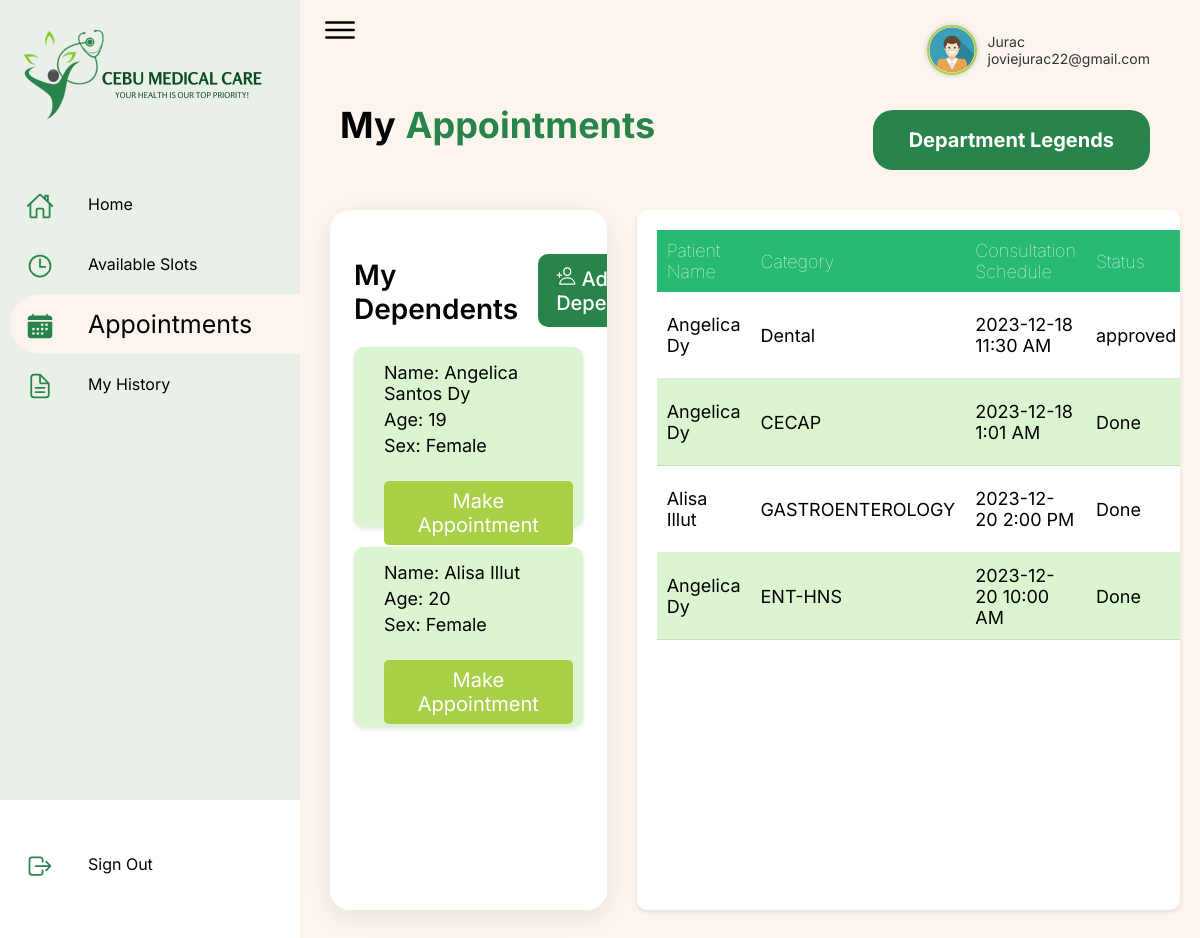
Page /user-side-panel/myAppointments.php (signed in) on the committed database.
### tables this page shows
CREATE TABLE IF NOT EXISTS `patients` (
  `patient_id` int NOT NULL AUTO_INCREMENT,
  `first_name` varchar(31) NOT NULL,
  `middle_name` varchar(31) NOT NULL,
  `last_name` varchar(31) NOT NULL,
  `extension_name` varchar(31) DEFAULT NULL,
  `birthdate` date NOT NULL,
  `sex` varchar(7) NOT NULL,
  `civil_status` varchar(255) DEFAULT NULL,
  `religion` varchar(31) NOT NULL,
  `nationality` varchar(31) NOT NULL,
  `occupation` varchar(63) NOT NULL,
  `phone_number` varchar(15) NOT NULL,
  `email` varchar(63) NOT NULL,
  `house_no` varchar(9) NOT NULL,
  `street` varchar(31) NOT NULL,
  `barangay` varchar(31) NOT NULL,
  `municipality` varchar(63) NOT NULL,
  `province` varchar(31) NOT NULL,
  `postal_code` int DEFAULT NULL,
  `spouse_name` varchar(63) NOT NULL,
  `spouse_address` varchar(255) NOT NULL,
  `fathers_name` varchar(63) NOT NULL,
  `mothers_maiden_name` varchar(63) NOT NULL,
  `createdAt` timestamp NOT NULL DEFAULT CURRENT_TIMESTAMP ON UPDATE CURRENT_TIMESTAMP,
  `updatedAt` datetime NOT NULL,
  `deletedAt` datetime DEFAULT NULL,
  `user_id` int DEFAULT NULL,
  PRIMARY KEY (`patient_id`),
  KEY `user_id` (`user_id`)
);

CREATE TABLE IF NOT EXISTS `appointments` (
  `appointment_id` int NOT NULL AUTO_INCREMENT,
  `queue_no` int NOT NULL,
  `patient_id` int NOT NULL,
  `category` varchar(63) NOT NULL,
  `day` date NOT NULL,
  `chief_complaint` varchar(255) NOT NULL,
  `stat` varchar(15) NOT NULL,
  `time` time NOT NULL,
  `createdAt` timestamp NOT NULL DEFAULT CURRENT_TIMESTAMP ON UPDATE CURRENT_TIMESTAMP,
  `updatedAt` datetime NOT NULL,
  `expiresAt` datetime NOT NULL,
  `user_id` int DEFAULT NULL,
  PRIMARY KEY (`appointment_id`),
  UNIQUE KEY `unique_queue_no` (`queue_no`),
  KEY `fk_user` (`user_id`)
);

### public/user-side-panel/myAppointments.php (the view, shortened to what this page needs)
<?php
include '../../php/connection.php';
?>
<!DOCTYPE html>
<html lang="en">
<head>
    <link rel="stylesheet" href="../../css/style.css">
    <link rel="stylesheet" href="../../css/myAppointments.css">
    <link rel="stylesheet" href="https://cdn.jsdelivr.net/npm/sweetalert2@11/dist/sweetalert2.min.css">
    <link rel="stylesheet" href="https://cdnjs.cloudflare.com/ajax/libs/font-awesome/6.5.1/css/all.min.css" />
</head>
<body>
    <div class="container">
        <div class="navigation">
            <ul>
                <li>
                    <a href="user_dashboard.php">
                        <div class="logo">
                            <img src="../../imgs/sidebarlogo.png" alt="">
                        </div>
                    </a>
                </li>
                <li>
                    <a href="user_dashboard.php">
                        <span class="icon">
                            <ion-icon name="home-outline"></ion-icon>
                        </span>
                        <span class="title">Home</span>
                    </a>
                </li>
                <li>
                    <a href="availableSlots.php">
                        <span class="icon">
                            <ion-icon name="time-outline"></ion-icon>
                        </span>
                        <span class="title">Available Slots</span>
                    </a>
                </li>
                <li style="background-color: #FBF5EE; font-size: 25px">
                    <a href="myAppointments.php">
                        <span class="icon">
                            <ion-icon name="calendar"></ion-icon>
                        </span>
                        <span class="title">Appointments</span>
                    </a>
                </li>
                <li>
                    <a href="myHistory.php">
                        <span class="icon">
                            <ion-icon name="document-text-outline"></ion-icon>
                        </span>
                        <span class="title">My History</span>
                    </a>
                </li>
                <li>
                    <a onclick="signoutClick(event)" id="logout">
                        <span class="icon">
                            <ion-icon name="log-out-outline"></ion-icon>
                        </span>
                        <span class="title">Sign Out</span>
                    </a>
                </li>
            </ul>
        </div>
        <div class="main">
            <div class="topbar">
                <div class="toggle">
                    <ion-icon name="menu-outline"></ion-icon>
                </div>
                <div class="user-dropdown">
                    <div class="user">
                        <?php
                        if ($_SESSION['sex'] === 'male') {
                            echo '<img src="../../imgs/male.png" alt="user-male">';
                        } else {
                            echo  '<img src="../../imgs/female.png" alt="user-female">';
                        }
                        ?>
                        <div class="user-info">
                            <p class="user-name">
                                <?php
                                echo $_SESSION['user_name'];
                                ?>
                            </p>
                            <p class="user-email">
                                <?php
                                echo $_SESSION['user_email'];
                                ?>
                            </p>
                        </div>
                    </div>
                </div>
            </div>
            <div class="appointments-title">
                <span style="color: #020303;">My</span>
                <span style="color: #28844B;"> Appointments
                </span>
                <button class="department-legends-btn" onclick="openDepartmentLegendsModal()">Department Legends
                </button>
            </div>
            <div class="appointments-page">
                <div class="dependents">
                    <div class="cardHeader">
                        <h2>My Dependents</h2>
                        <a href="#" class="btn" onclick="openAddDependentModal()">
                            <ion-icon name="person-add-outline" class="add-icon"></ion-icon> Add Dependent
                        </a>
                    </div>
                    <div class="dependent-details">
                        <?php include '../../php/get_dependent_details.php'; ?>
                    </div>
                </div>
                <div class="appointments-table">
                    <table id="myAppointmentsTable">
                        <thead>
                            <tr>
                                <td>Patient Name</td>
                                <td>Category</td>
                                <td>Consultation Schedule</td>
                                <td>Status</td>
                            </tr>
                        </thead>
                        <tbody>
                            <?php
                            $user_id = $_SESSION['user_id'];
                            if ($user_id) {
                                $sql = "SELECT CONCAT(p.first_name, ' ', p.last_name) AS patient_name,
                                a.category,
                                CONCAT(a.day, ' ', DATE_FORMAT(a.time, '%l:%i %p')) AS schedule,
                                a.stat, a.appointment_id
                            FROM appointments a
                            JOIN patients p ON a.patient_id = p.patient_id
                            WHERE a.user_id = $user_id
                            ORDER BY a.queue_no DESC";
                                $result = $con->query($sql);
                                if ($result->num_rows > 0) {
                                    while ($row = $result->fetch_assoc()) {
                                        echo "<tr>";
                                        echo "<td>" . $row["patient_name"] . "</td>";
                                        echo "<td>" . $row["category"] . "</td>";
                                        echo "<td>" . $row["schedule"] . "</td>";
                                        echo "<td>" . $row["stat"] . "</td>";
                                        echo "</tr>";
                                    }
                                } else {
                                    echo "<tr>";
                                    echo "<td></td>";
                                    echo '<td colspan="5"><img src="../../imgs/appointment.png" alt="No Appointments Image"></td>';
                                    echo "</tr>";
                                }
                            }
                            ?>
                        </tbody>
                    </table>
                </div>
            </div>
        </div>
    </div>
</body>
</html>

### php/get_dependent_details.php (shortened to what this page needs)
<?php
$host = "localhost";
$user = "root";
$password = "";
$dbname = "hospital_appointment_booking_system_db";
$conn = mysqli_connect($host, $user, $password, $dbname);
$user_id = $_SESSION['user_id'];
$sql = "SELECT * FROM patients WHERE user_id = '$user_id'";
$result = mysqli_query($conn, $sql);
if ($result) {
    if (mysqli_num_rows($result) > 0) {
        while ($row = mysqli_fetch_assoc($result)) {
            $name = $row['first_name'] . ' ' . $row['middle_name'] . ' ' . $row['last_name'];
            $dob = new DateTime($row['birthdate']);
            $today = new DateTime();
            $age = $dob->diff($today)->y;
            $sex = $row['sex'];
            echo '<div class="dependent-card">';
            echo "<p>Name: $name</p>";
            echo "<p>Age: $age</p>";
            echo "<p>Sex: $sex</p>";
            echo '<button class="btn make-appointment-btn" data-patient-id="' . $row['patient_id'] . '">Make Appointment</button>';
            echo '</div>';
        }
    } else {
        echo '<img src="../../imgs/noDependents.png" alt="No dependents image">';
    }
} else {
    echo "Error: " . $sql . "<br>" . mysqli_error($conn);
}

### css/style.css (style rules this page uses)
* { font-family: "Inter"; margin: 0; padding: 0; box-sizing: border-box; }
:root { --blue: #E5EAEB; --white: #fff; --primary: #A8CF45; --secondary: #DCF5D1; --background: #FBF5EE; --text: #020303; --nav: #e9f0e7; --accent: #28844B; }
body { min-height: 100vh; overflow-x: hidden; }
.container { position: relative; width: 100%; }
.navigation { position: fixed; width: 300px; height: 100vh; background: var(--nav); border-left: 10px solid var(--nav); transition: 0.5s; font-family: "Inter"; }
.navigation ul { position: absolute; top: 0; left: 0; width: 100%; }
.navigation ul li:last-child { margin-top: 420px; }
.navigation ul li { position: relative; width: 100%; list-style: none; border-top-left-radius: 30px; border-bottom-left-radius: 30px; transition: font-size .2s ease; }
.navigation ul li:nth-child(1) { margin-bottom: 20px; pointer-events: none; }
.navigation ul li a .logo { margin-left: 10px; }
.navigation ul li a { position: relative; display: block; width: 100%; display: flex; text-decoration: none; font-weight: 300; color: var(--text); }
.navigation ul li a .icon { position: relative; display: block; min-width: 60px; height: 60px; line-height: 75px; text-align: center; color: var(--accent); }
.navigation ul li a .icon ion-icon { font-size: 1.75rem; }
.navigation ul li a .title { position: relative; display: block; font-weight: 400; padding: 0 10px; height: 60px; line-height: 60px; text-align: start; white-space: nowrap; font-family: "Inter"; }
.main { position: absolute; width: calc(100% - 300px); left: 300px; min-height: 100vh; transition: 0.5s; background-color: var(--background); }
.topbar { width: 100%; height: 60px; display: flex; justify-content: space-between; align-items: center; padding: 0 10px; }
.toggle { position: relative; width: 60px; height: 60px; display: flex; justify-content: center; align-items: center; font-size: 2.5rem; cursor: pointer; }
.user-dropdown { position: relative; display: inline-block; margin-right: 40px; margin-top: 40px; }
.user { display: flex; align-items: center; cursor: pointer; }
.user img { width: 50px; height: 50px; border-radius: 50%; object-fit: cover; border: 2px solid var(--primary); box-shadow: 0 0 5px rgba(98, 86, 84, 0.3); margin-right: 10px; }
.user-info { display: flex; flex-direction: column; }
.user-name, .user-email { margin: 0; font-size: 14px; color: #333; }
.icon { margin-right: 8px; font-size: 24px; color: var(--accent); }
.cardHeader h2 { font-weight: bold; color: var(--text); font-size: 24px; }
.cardHeader .btn { position: relative; padding: 12px 36px; font-size: 22px; font-weight: bold; background: var(--primary); text-decoration: none; color: var(--white); border-radius: 10px; }
:root { --background_opaque1: rgba(0, 0, 0, 0.25); --background_opaque2: rgba(0, 0, 0, 0.5); --blue: #E5EAEB; --white: #fff; --primary: #A8CF45; --secondary: #DCF5D1; --background: #FBF5EE; --text: #020303; --nav: #e9f0e7; --accent: #28844B; }
* { padding:0; margin:0; }
#logout { cursor: pointer; }

### rows in the picture
patients: name "Angelica Santos Dy", sex "Female"
patients: name "Alisa Illut", sex "Female"
appointments: patient_name "Angelica Dy", category "Dental", schedule "2023-12-18 11:30 AM", stat "approved"
appointments: patient_name "Angelica Dy", category "CECAP", schedule "2023-12-18 1:01 AM", stat "Done"
appointments: patient_name "Alisa Illut", category "GASTROENTEROLOGY", schedule "2023-12-20 2:00 PM", stat "Done"
appointments: patient_name "Angelica Dy", category "ENT-HNS", schedule "2023-12-20 10:00 AM", stat "Done"

### other values in the picture
$_SESSION['user_name'] "Jurac"
$_SESSION['user_email'] "joviejurac22@gmail.com"
